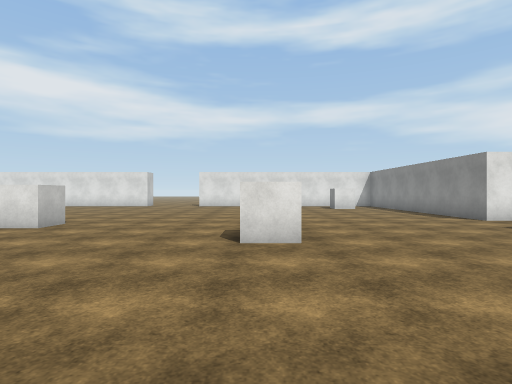
View 1 (above)

16 first-person views from a walk through a 3-D level made in the Unity game engine. The camera is 1.5 m above the floor, looks level and sees 80° across. The floor is counted in squares, 1.8 m on a side. Each view is taken from the middle of a square. On the plan, view 1 faces up. The plan holds only what a view shows up to about 11 squares ahead; the rest is blank. The place goes on beyond the plan. The player character is not drawn. Surface patterns are stand-ins for the level's own textures.

View 2
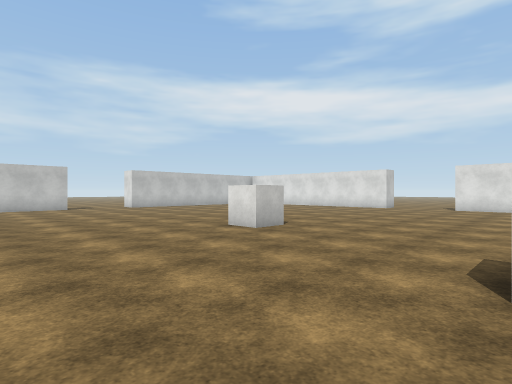

View 3
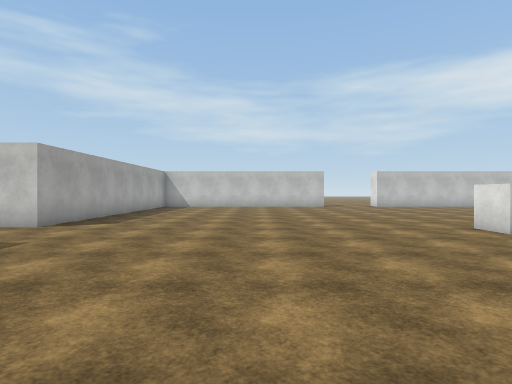

View 4
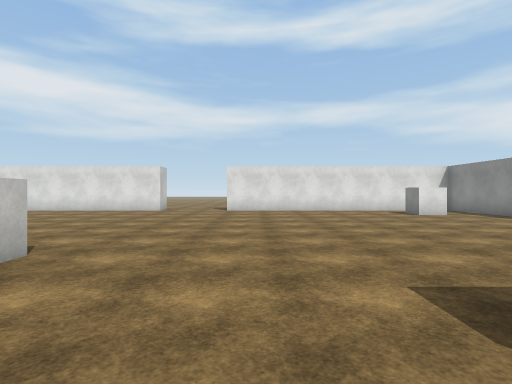

View 5
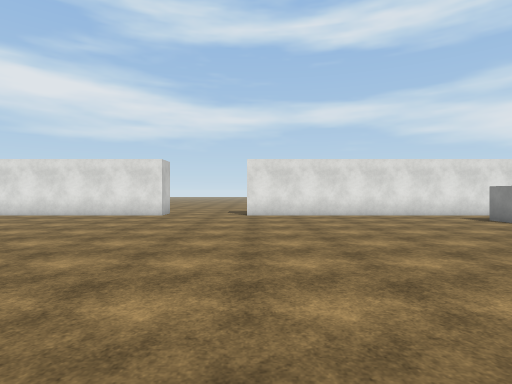

View 6
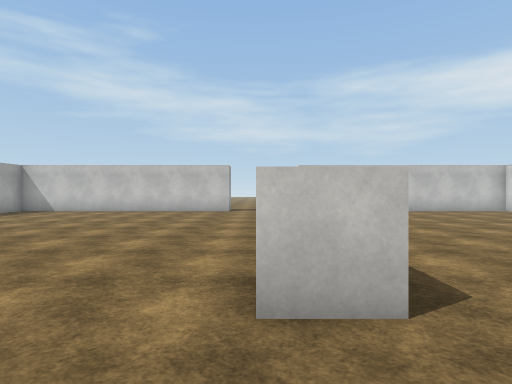

View 7
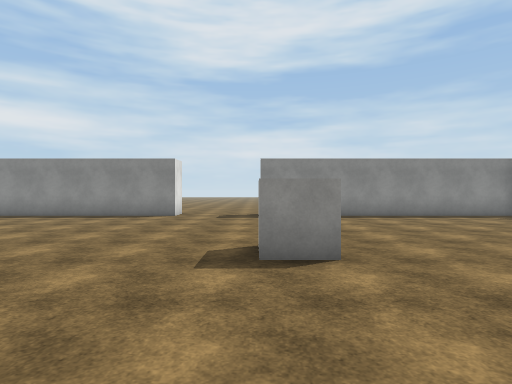

View 8
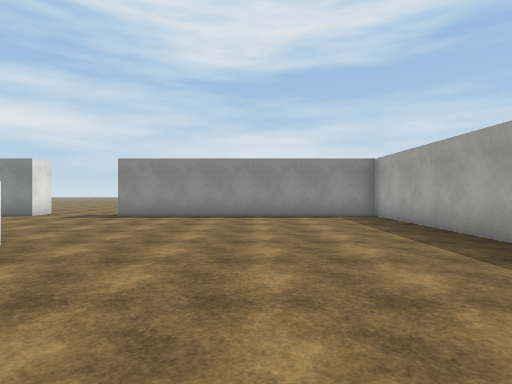

View 9
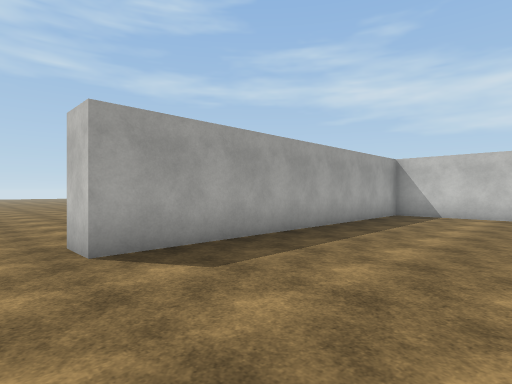

View 10
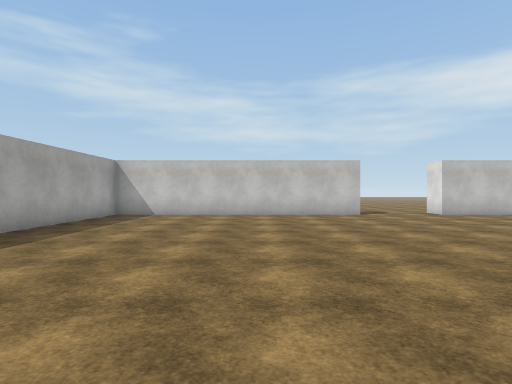

View 11
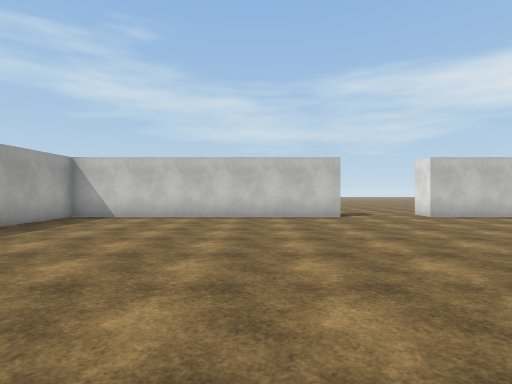

View 12
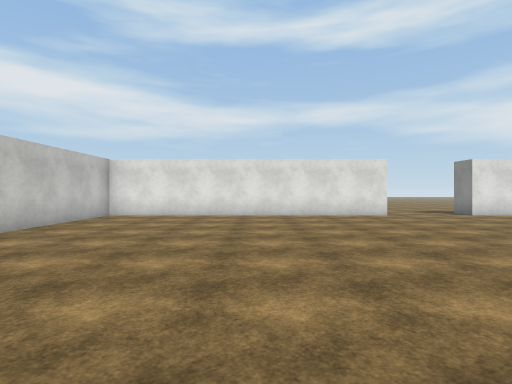

View 13
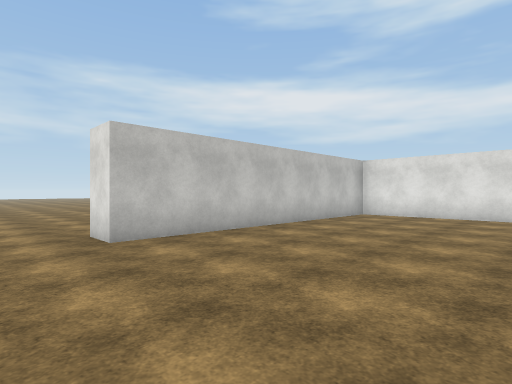

View 14
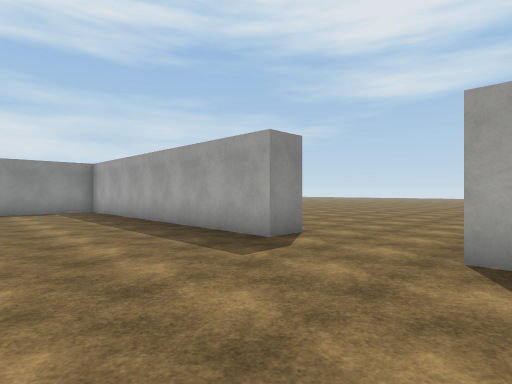

View 15
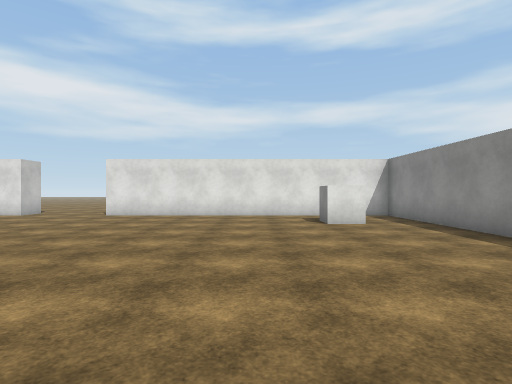

View 16
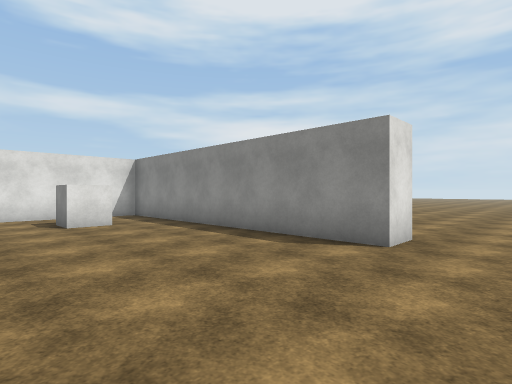

### Floor plan
Points are (right, up) in squares from view 1. A wall is a line through its corners. A room is listed if a view was taken in it or the views show most of it. See-through windows are left out.
Room 1 (views 1, 2, 3, 4, 5, 6, 7, 8, 9, 10, 11, 12, 13, 14, 15, 16)
walls: (-6.3, 17.8) (-16.2, 17.8) (-16.2, 8.8); (-3.2, -4.3) (-3.2, -3.2) (6.7, -3.2) (6.7, 5.9); (7.8, 8.8) (6.7, 8.8) (6.7, 17.8) (-3.4, 17.8); (-16.2, 5.9) (-16.2, -3.2) (-6.2, -3.2) (-6.2, -4.3)
ways out: opening at (-16, 7); opening at (-5.5, -5.2); opening at (-5, 18); opening at (8, 7)
objects: other object (-6, 7) to (-5, 8); other object (0, 5) to (0, 6); other object (4, 15) to (5, 16)

Where each view was taken, in squares from view 1:
view 1: 0 up, 0 right, facing up
view 2: 2 up, 0 right, facing up-left
view 3: 2 up, 1 right, facing left
view 4: 4 up, 2 left, facing up
view 5: 7 up, 3 left, facing up
view 6: 7 up, 3 left, facing left
view 7: 6 up, 4 left, facing right
view 8: 1 up, 4 left, facing right
view 9: 1 up, 5 left, facing down-left
view 10: 2 up, 5 left, facing left
view 11: 3 up, 6 left, facing left
view 12: 7 up, 11 left, facing up
view 13: 7 up, 11 left, facing up-left
view 14: 1 up, 7 left, facing down-right
view 15: 7 up, 2 right, facing up
view 16: 7 up, 2 right, facing up-right
